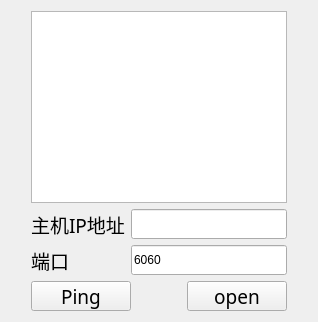
     <widget class="QWidget" name="page_5">
      <layout class="QGridLayout" name="gridLayout_6">
       <item row="3" column="0">
        <spacer name="horizontalSpacer_12">
         <property name="orientation">
          <enum>Qt::Horizontal</enum>
         </property>
         <property name="sizeType">
          <enum>QSizePolicy::Maximum</enum>
         </property>
         <property name="sizeHint" stdset="0">
          <size>
           <width>20</width>
           <height>20</height>
          </size>
         </property>
        </spacer>
       </item>
       <item row="3" column="1" colspan="2">
        <widget class="QPushButton" name="PBtn_UDPPing">
         <property name="minimumSize">
          <size>
           <width>100</width>
           <height>30</height>
          </size>
         </property>
         <property name="maximumSize">
          <size>
           <width>100</width>
           <height>30</height>
          </size>
         </property>
         <property name="font">
          <font>
           <family>黑体</family>
           <pointsize>14</pointsize>
          </font>
         </property>
         <property name="text">
          <string>Ping</string>
         </property>
        </widget>
       </item>
       <item row="3" column="4">
        <spacer name="horizontalSpacer_13">
         <property name="orientation">
          <enum>Qt::Horizontal</enum>
         </property>
         <property name="sizeType">
          <enum>QSizePolicy::Maximum</enum>
         </property>
         <property name="sizeHint" stdset="0">
          <size>
           <width>20</width>
           <height>20</height>
          </size>
         </property>
        </spacer>
       </item>
       <item row="1" column="1">
        <widget class="QLabel" name="label">
         <property name="font">
          <font>
           <family>黑体</family>
           <pointsize>14</pointsize>
           <weight>50</weight>
           <bold>false</bold>
          </font>
         </property>
         <property name="text">
          <string>主机IP地址</string>
         </property>
        </widget>
       </item>
       <item row="0" column="4">
        <spacer name="horizontalSpacer_15">
         <property name="orientation">
          <enum>Qt::Horizontal</enum>
         </property>
         <property name="sizeType">
          <enum>QSizePolicy::Maximum</enum>
         </property>
         <property name="sizeHint" stdset="0">
          <size>
           <width>20</width>
           <height>20</height>
          </size>
         </property>
        </spacer>
       </item>
       <item row="0" column="0">
        <spacer name="horizontalSpacer_14">
         <property name="orientation">
          <enum>Qt::Horizontal</enum>
         </property>
         <property name="sizeType">
          <enum>QSizePolicy::Maximum</enum>
         </property>
         <property name="sizeHint" stdset="0">
          <size>
           <width>20</width>
           <height>20</height>
          </size>
         </property>
        </spacer>
       </item>
       <item row="2" column="1">
        <widget class="QLabel" name="label_2">
         <property name="font">
          <font>
           <family>黑体</family>
           <pointsize>14</pointsize>
           <weight>50</weight>
           <bold>false</bold>
          </font>
         </property>
         <property name="text">
          <string>端口</string>
         </property>
        </widget>
       </item>
       <item row="3" column="3">
        <widget class="QPushButton" name="PBtn_UDPOpen">
         <property name="minimumSize">
          <size>
           <width>100</width>
           <height>30</height>
          </size>
         </property>
         <property name="maximumSize">
          <size>
           <width>100</width>
           <height>30</height>
          </size>
         </property>
         <property name="font">
          <font>
           <family>黑体</family>
           <pointsize>14</pointsize>
          </font>
         </property>
         <property name="text">
          <string>open</string>
         </property>
        </widget>
       </item>
       <item row="2" column="2" colspan="2">
        <widget class="QLineEdit" name="Ledit_port">
         <property name="minimumSize">
          <size>
           <width>0</width>
           <height>30</height>
          </size>
         </property>
         <property name="maximumSize">
          <size>
           <width>16777215</width>
           <height>30</height>
          </size>
         </property>
         <property name="text">
          <string>6060</string>
         </property>
        </widget>
       </item>
       <item row="0" column="1" colspan="3">
        <widget class="QTextEdit" name="Txt_UDP"/>
       </item>
       <item row="1" column="2" colspan="2">
        <widget class="QLineEdit" name="Ledit_hostIPaddress">
         <property name="minimumSize">
          <size>
           <width>0</width>
           <height>30</height>
          </size>
         </property>
         <property name="maximumSize">
          <size>
           <width>16777215</width>
           <height>30</height>
          </size>
         </property>
         <property name="text">
          <string/>
         </property>
        </widget>
       </item>
      </layout>
     </widget>
